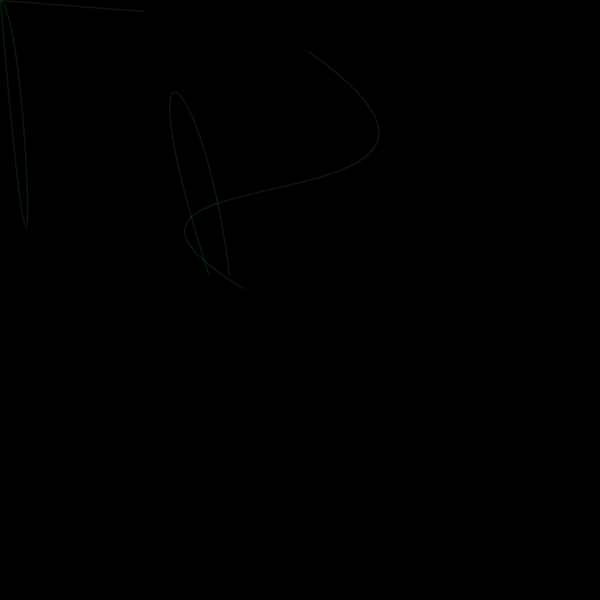
Frame 1 (no input)
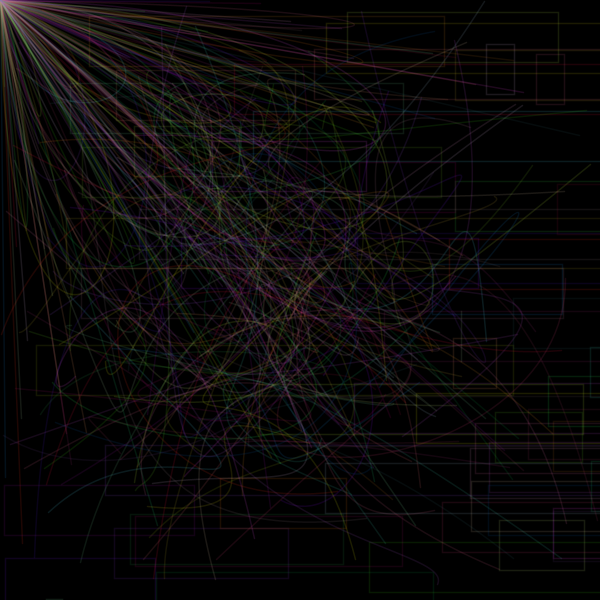
Frame 60 (the mouse pressed at the canvas centre just before this capture)
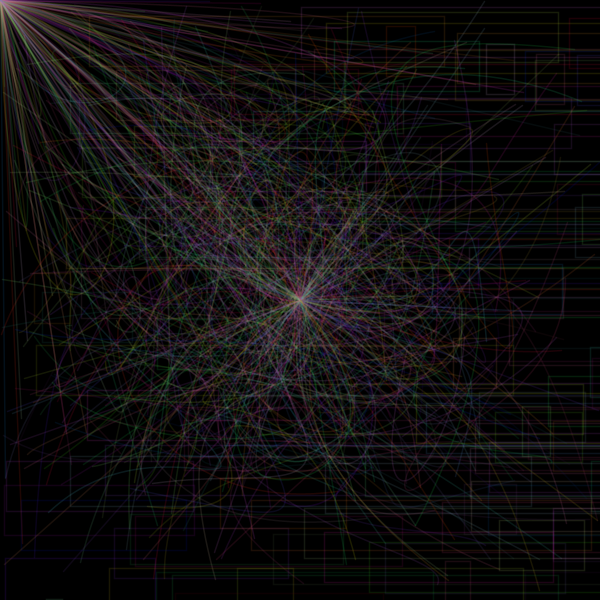
Frame 120 (the mouse held since frame 60 and released just before this capture)

The Processing sketch that drew these frames (run headless with seeded random() and noise(); from frame 60 on, the mouse is pressed at the canvas centre):

// Processing sketch: processing_22292
// ── processing_22292.pde

//Inspired b66y Interactive Abstract Tool Anson Ng

void setup(){
  size(600, 600);
  smooth();
  noFill();
  background(0);
}
  
void draw(){
  frameRate(15);
  rect( random(600), random(600), random(600), 50);
  stroke(random(0,255), random(0, 255), random(0,255), 30);
  strokeWeight(1.5);
  
  //Stroke Weight Control
 if(keyPressed){
   if(key == '1'){
     strokeWeight(0.5);
   }
 }
  
 if(keyPressed){
   if(key == '2'){
     strokeWeight(1);
   }
 }
  
 if(keyPressed){
   if(key == '3'){
     strokeWeight(5);
   }
 }
  
 if(keyPressed){
   if(key == '4'){
     strokeWeight(10);
   }
 }
  
 if(keyPressed){
   if(key == '5'){
     strokeWeight(20);
   }
 }
  
 if(keyPressed){
   if(key == '6'){
     strokeWeight(50); 
   }
 }
  
 //sqiugglylines
    bezier( random(0,500) , random(0,500) , random(0, height), random(0, height),
       random(0, height), random(0, height), random(0, height), random(0, height));
    
    bezier( random(0,500) , random(0,500) , random(0, height), random(0, height),
       random(0, height), random(0, height), random(0, height), random(0, height));
       
//squiggly loops
    bezier(mouseX , mouseY , random(0, height), random(0, height),
       random(0, height), random(0, height), mouseX, mouseY);
    
    line(mouseX, mouseY, random(0, height), random(0, height));
}
                                                                                
